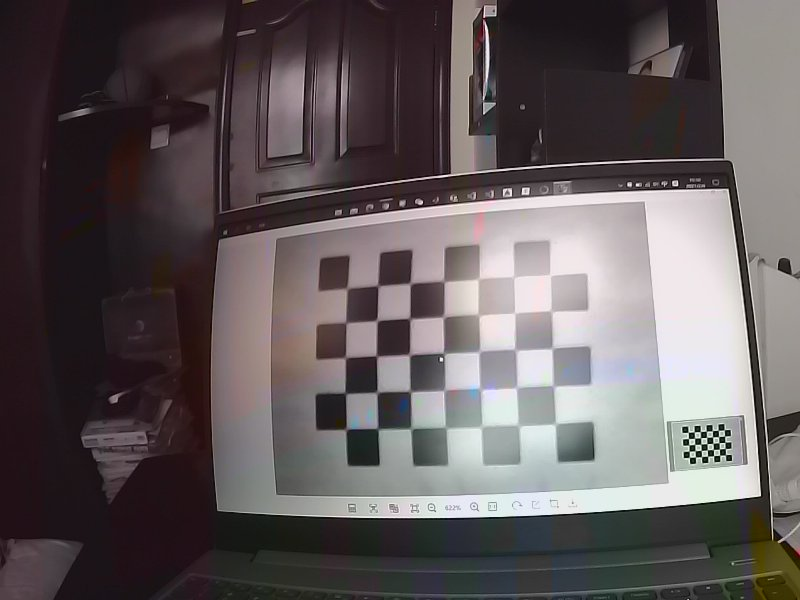
#> input picture cam_calibration/pic/1.jpg, 800 x 600 px; its folder holds only this picture in this run
$ python cam_pre.py
#> lines starting #> are read from the running program, lines starting #| are printed output that depends on the picture
import cv2
import numpy as np

def calibrate_single(imgNums, CheckerboardSize, Nx_cor, Ny_cor, saveFile=False, saveImages=False):
    '''
    单目(普通+广角/鱼眼)摄像头标定
    :param imgNums: 标定所需样本数,一般在20~40之间.按键盘空格键实时拍摄
    :param CheckerboardSize: 标定的棋盘格尺寸,必须为整数.(单位:mm或0.1mm)
    :param Nx_cor: 棋盘格横向内角数
    :param Ny_cor: 棋盘格纵向内角数
    :param saveFile: 是否保存标定结果,默认不保存.
    :param saveImages: 是否保存图片,默认不保存.
    :return mtx: 内参数矩阵.{f_x}{0}{c_x}{0}{f_y}{c_y}{0}{0}{1}
    :return dist: 畸变系数.(k_1,k_2,p_1,p_2,k_3)
    '''
#> called with imgNums = 20, CheckerboardSize = 40, Nx_cor = 6, Ny_cor = 5, saveFile = False, saveImages = False
    # 找棋盘格角点(角点精准化迭代过程的终止条件)
    criteria = (cv2.TERM_CRITERIA_EPS + cv2.TERM_CRITERIA_MAX_ITER, CheckerboardSize, 1e-6)  # (3,27,1e-6)
    flags = cv2.CALIB_CB_ADAPTIVE_THRESH + cv2.CALIB_CB_FAST_CHECK + cv2.CALIB_CB_NORMALIZE_IMAGE  # 11
    flags_fisheye = cv2.fisheye.CALIB_RECOMPUTE_EXTRINSIC + cv2.fisheye.CALIB_CHECK_COND + cv2.fisheye.CALIB_FIX_SKEW  # 14

    # 世界坐标系中的棋盘格点,例如(0,0,0), (1,0,0), (2,0,0) ....,(8,5,0)
    objp = np.zeros((1, Nx_cor * Ny_cor, 3), np.float32)
    objp[0, :, :2] = np.mgrid[0:Nx_cor, 0:Ny_cor].T.reshape(-1, 2)

    # 储存棋盘格角点的世界坐标和图像坐标对
    objpoints = []  # 在世界坐标系中的三维点
    imgpoints = []  # 在图像平面的二维点

    count = 0  # 用来标志成功检测到的棋盘格画面数量

    for i in range(imgNums):
        frame = cv2.imread('../pic/'+str(i+1)+'.jpg')
#> frame is the input picture: shape (600, 800, 3); mean B, G, R 91, 89.6, 97.1
        frame = cv2.resize(frame, (640,480))
#> frame: shape (480, 640, 3)

        gray = cv2.cvtColor(frame, cv2.COLOR_BGR2GRAY)
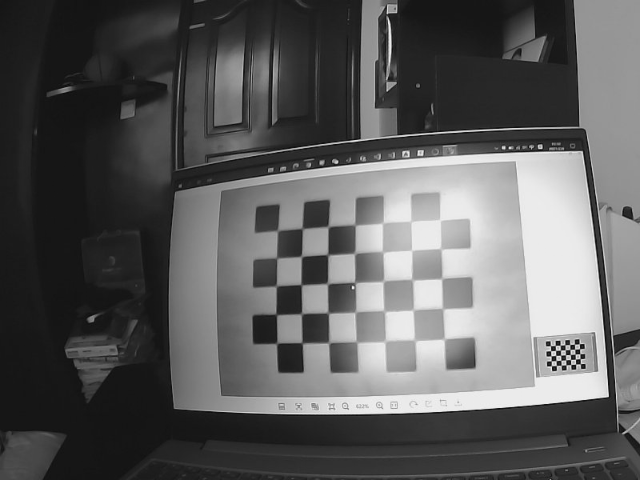
#> gray: shape (480, 640); min 10, max 241, mean 91.9
        cv2.imshow('gray', gray)
        cv2.waitKey()
        # 寻找棋盘格模板的角点
        ok, corners = cv2.findChessboardCorners(gray, (Nx_cor, Ny_cor), flags)
#> ok = False; corners = None
        if count >= imgNums:
            break
        if ok:  # 如果找到，添加目标点，图像点
            objpoints.append(objp)
            cv2.cornerSubPix(gray, corners, (5, 5), (-1, -1), criteria)  # 获取更精确的角点位置
            imgpoints.append(corners)

            # 将角点在图像上显示
            cv2.drawChessboardCorners(frame, (Nx_cor, Ny_cor), corners, ok)
            count += 1
            if saveImages:
                cv2.imwrite('../imgs/' + str(count) + '.jpg', frame)
            print('NO.' + str(count))
            cv2.imshow('frame',frame)
            cv2.waitKey()

    global mtx, dist

    # 标定. rvec和tvec是在获取了相机内参mtx,dist之后通过内部调用solvePnPRansac()函数获得的
    # ret为标定结果，mtx为内参数矩阵，dist为畸变系数，rvecs为旋转矩阵，tvecs为平移向量
    ret, mtx, dist, rvecs, tvecs = cv2.calibrateCamera(
        objpoints, imgpoints, gray.shape[:2][::-1], None, criteria
    )
    # 摄像头内参mtx = [[f_x,0,c_x][0,f_y,c_y][0,0,1]]
    print('mtx=np.array( ' + str(mtx.tolist()) + " )")
    # 畸变系数dist = (k1,k2,p1,p2,k3)
    print('dist=np.array( ' + str(dist.tolist()) + " )")

    # 鱼眼/大广角镜头的单目标定
    K = np.zeros((3, 3))
    D = np.zeros((4, 1))
    RR = [np.zeros((1, 1, 3), dtype=np.float64) for i in range(len(objpoints))]
    TT = [np.zeros((1, 1, 3), dtype=np.float64) for i in range(len(objpoints))]
    rms, _, _, _, _ = cv2.fisheye.calibrate(
        objpoints, imgpoints, gray.shape[:2][::-1], K, D, RR, TT, flags_fisheye, criteria
    )
    # 摄像头内参,此结果与mtx相比更为稳定和精确
    print("K=np.array( " + str(K.tolist()) + " )")
    # 畸变系数D = (k1,k2,k3,k4)
    print("D=np.array( " + str(D.tolist()) + " )")
    # 计算反投影误差
    mean_error = 0
    for i in range(len(objpoints)):
        imgpoints2, _ = cv2.projectPoints(objpoints[i], rvecs[i], tvecs[i], mtx, dist)
        error = cv2.norm(imgpoints[i], imgpoints2, cv2.NORM_L2) / len(imgpoints2)
        mean_error += error
    print("total error: ", mean_error / len(objpoints))

    if saveFile:
        np.savez("./calibrate.npz", mtx=mtx, dist=dist, K=K, D=D)
    #cv2.destroyAllWindows()
    return mtx, dist, K, D

if __name__ == "__main__":
#> (the run stopped early here; a loop or call above may not have finished)
